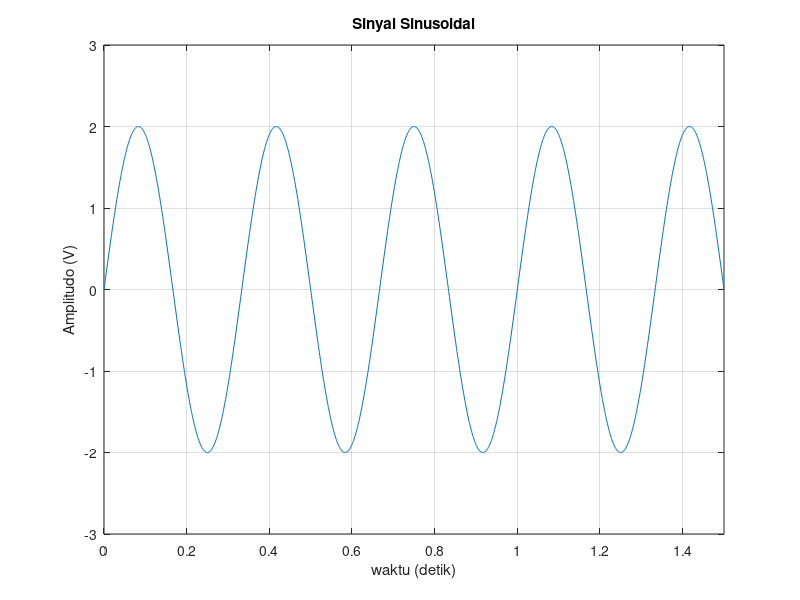
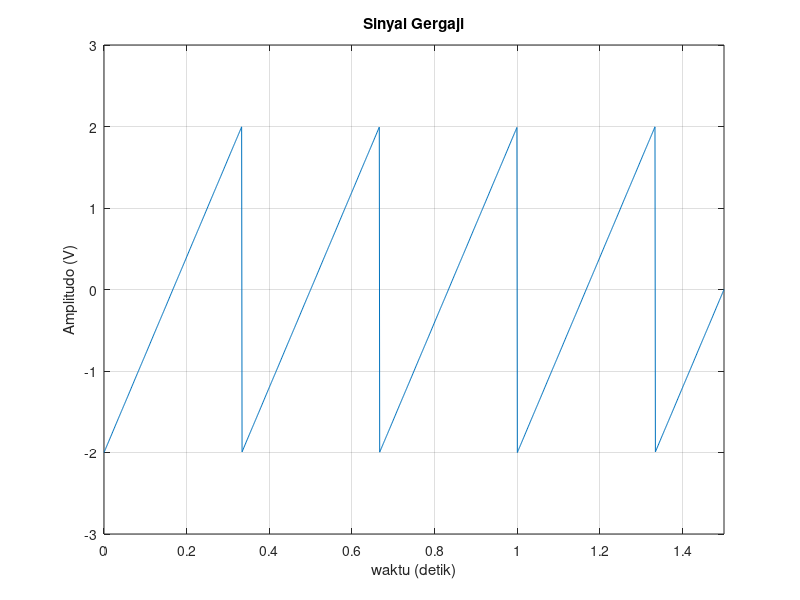
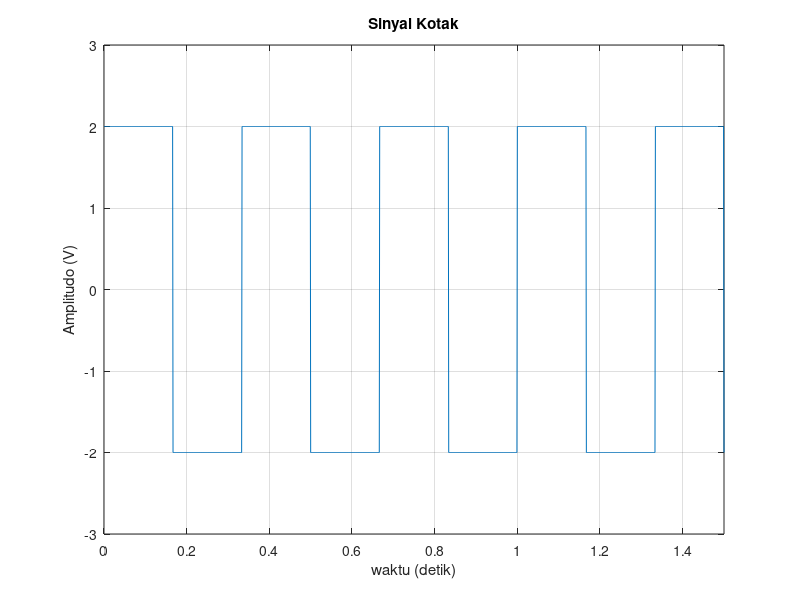
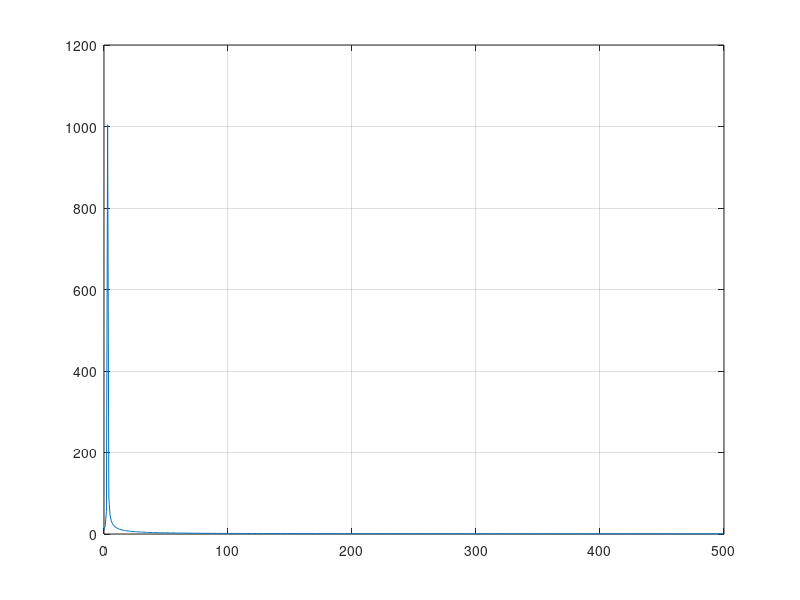

These charts were generated, in order, by the following MATLAB code:
clear all; close all; clc
% Secara berturut-turut perintah diatas berfungsi 
% untuk membersikan memory workspace, menutup 
% seluruh jendela grafik yang terbuka, dan 
% membersikan % History Command Window.  

fs = 1000; % [Hz] Frekuensi Sampling
% Merupakan jumlah sample sinyal setiap satu detik. 
% Jika fs = X Hz, maka dalam periode 1 detik terdapat 
% sejumlah X sample dari sinyal.  Frekuensi sampling 
% harus jauh lebih besar dibandingkan dengan frekuensi 
% sinyal yang akan disampling

fx = 3; % [Hz] Frekuensi sinyal.  
% Pada sinyal periodik, frekuensi sinyal menunjukkan 
% jumlah repetisi dari suatu komponen sinyal periodik 
% pada periode dasarnya.  

tmax = 1.5; % [s: second atau detik] durasi sinyal 
            % pada domain waktu
t = 0:1/(fs):tmax;  % Pemetaan durasi sinyal pada sumbu 
% waktu berdasarkan periode samplingnya (yaitu: 1/fs)
% durasi ini dapat menggambarkan durasi waktu dimana 
% suatu sinyal dicuplik

A = 2; % [Volt] Amplitudo sinya
% Merupakan tegangan suatu sinyal dalam volt

%% Pembangkitan sinyal Periodik
% Pembangkitan sinyal sinus
x0 = A*sin(2*pi*fx*t);

% Pembangkitan sinyal gergaji (sawtooth)
x1 = A*sawtooth(2*pi*fx*t);

% Pembangkitan sinyal kotak (square)
x2 = A*square(2*pi*fx*t);


%% Menampilkan Grafik Sinyal pada domain waktu
% Batas batas grafik:
sumbu_x_min = 0;
sumbu_x_max = tmax;
sumbu_y_min = -3;
sumbu_y_max = 3;

% Menampilakn grafik
figure(1)
plot(t,x0); 
grid on; axis([sumbu_x_min sumbu_x_max sumbu_y_min sumbu_y_max]);
title('Sinyal Sinusoidal'); 
xlabel('waktu (detik)');ylabel('Amplitudo (V)')

figure(2)
plot(t,x1)
grid on; axis([sumbu_x_min sumbu_x_max sumbu_y_min sumbu_y_max]);
title('Sinyal Gergaji'); 
xlabel('waktu (detik)');ylabel('Amplitudo (V)')

figure(3)
plot(t,x2)
grid on; axis([sumbu_x_min sumbu_x_max sumbu_y_min sumbu_y_max]);
title('Sinyal Kotak'); 
xlabel('waktu (detik)');ylabel('Amplitudo (V)')

%% Spectrum monitoring
zdouble = fft(x0,1024);
zdouble = abs(zdouble(1:length(zdouble)/2+1));
frqdouble = [0:length(zdouble)-1]*fs/length(zdouble)/2;
figure(4)
plot(frqdouble,zdouble);
grid on
